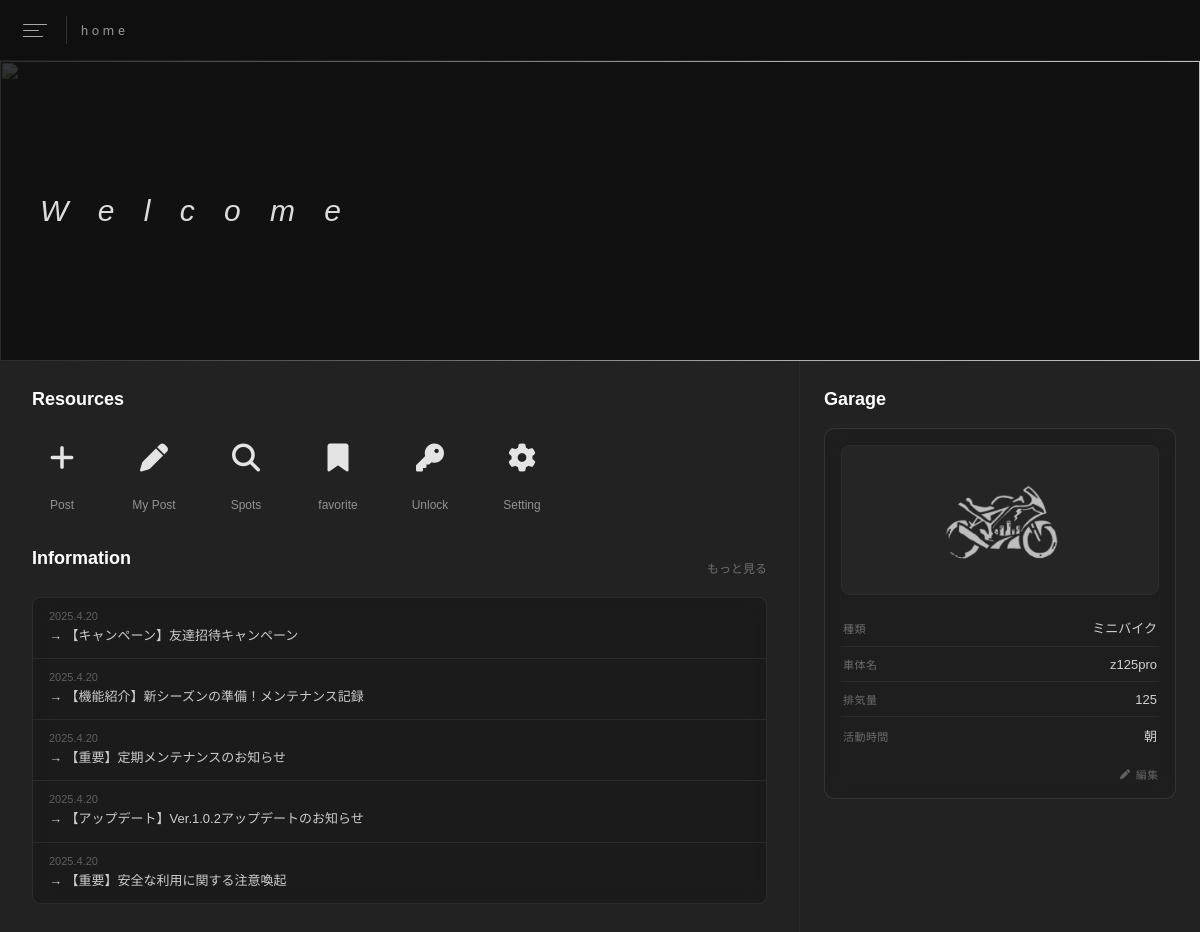
The page /dashboard (signed in) on the database as committed earlier.
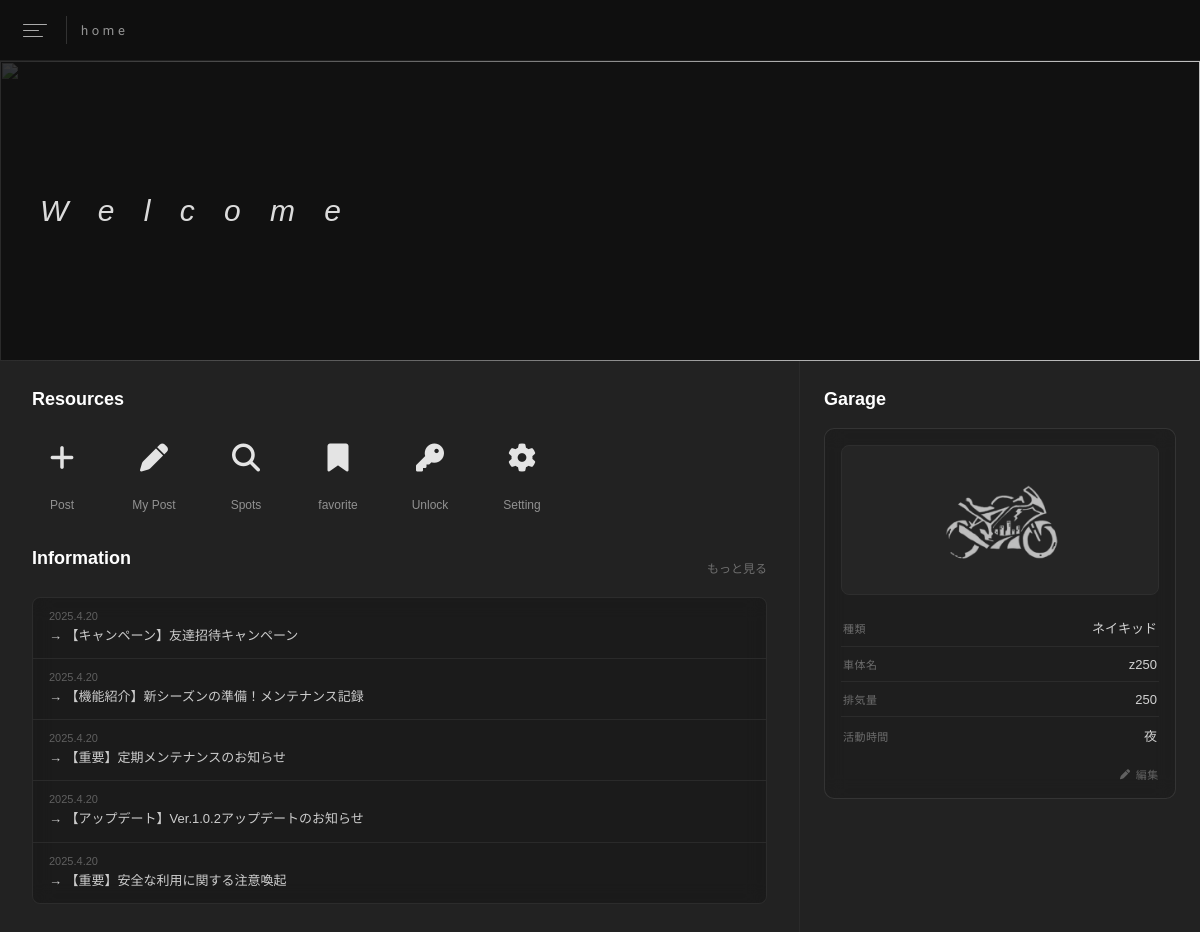
The same page on the database as committed later.
### models.py (models this page shows, shortened)
class User(UserMixin, db.Model):
    __tablename__ = "users"
    user_id: Mapped[int] = mapped_column(
        BigInteger,
        primary_key=True,
        autoincrement=True
    )
    user_name: Mapped[str] = mapped_column(
        String(255),
        nullable=False
    )
    email: Mapped[str] = mapped_column(
        String(255),
        unique=True,
        nullable=False
    )
    password: Mapped[str] = mapped_column(
        String(255),
        nullable=False
    )
    bike_type: Mapped[str] = mapped_column(
        Enum(
            "アメリカン",
            "ストリート",
            "オールドルック",
            "ミニバイク",
            "ネイキッド",
            "スポーツ/レプリカ",
            "オフロード",
            "スクーター(51cc以上)",
            "スクーター(50cc以下)",
            "ツアラー",
            "アドベンチャー",
            "スクランブラー",
            "コンペティション",
            "トライク",
            "EV"
        ),
        nullable=True
    )
    bike_name: Mapped[str] = mapped_column(
        String(255),
        nullable=True
    )
    bike_power: Mapped[int] = mapped_column(
        Integer,
        nullable=True
    )
    active_time: Mapped[str] = mapped_column(
        Enum(
            "morning", # 朝
            "day",     # 昼間
            "evening", # 夕方
            "night"    # 夜
        ),
        nullable=True
    )
    ticket_count: Mapped[int] = mapped_column(
        BigInteger,
        nullable=False
    )

### routes.py (the view)
    @app.route('/dashboard')
    @login_required
    def dashboard():
        bike_type  = current_user.bike_type
        bike_name  = current_user.bike_name
        bike_power = current_user.bike_power
        match current_user.active_time:
            case "morning":
                active_time = "朝"
            case "day":
                active_time = "昼"
            case "evening":
                active_time = "夕方"
            case "night":
                active_time = "夜"
            case _:
                active_time = "未設定"
        return render_template('home.html', bike_type=bike_type, bike_name=bike_name, bike_power=bike_power, active_time=active_time, ticket_count=current_user.ticket_count)

### app.py (called while the page is built)
def create_app():
    app = Flask(__name__)
    app.config['SQLALCHEMY_DATABASE_URI'] = 'sqlite:///u22.db'
    app.config['SECRET_KEY'] = os.getenv('SECRET_KEY')
    app.config["PERMANENT_SESSION_LIFETIME"] = timedelta(hours=5)
    db.init_app(app)
    login_manager.init_app(app)
    login_manager.login_view = "signin"
    @login_manager.user_loader
    def load_user(user_id):
        return db.session.get(User, int(user_id))
    register_routes(app)
    return app

### templates/home.html (shortened to what this page needs)
<!DOCTYPE html>
<html lang="ja">
<head>
  <link rel="stylesheet" href="https://cdnjs.cloudflare.com/ajax/libs/font-awesome/6.5.0/css/all.min.css">
  <link rel="stylesheet" href="/static/css/base.css">
  <link rel="stylesheet" href="/static/css/home.css">
</head>
<body>
<div id="home-page" class="page active">
  <header class="home-header">
    <button class="hamburger" onclick="openDrawer()"><span></span><span></span><span></span></button>
    <span class="region-badge">home</span>
  </header>
  <div class="welcome-banner">
    <img class="banner-img" src="/static/images/small.png" alt="">
    <div class="banner-grad"></div>
    <div class="welcome-text">W e l c o m e</div>
  </div>
  <div class="home-body">
    <div class="left-col">
      <div class="resources-section">
        <div class="section-title">Resources</div>
        <div class="resources-row">
          <a class="res-item" href="{{ url_for('post') }}">
            <div class="res-icon"><i class="fa fa-plus"></i></div>
            <span class="res-label">Post</span>
          </a>
          <a class="res-item" href="{{ url_for('post_list') }}">
            <div class="res-icon"><i class="fa fa-pen"></i></div>
            <span class="res-label">My Post</span>
          </a>
          <a class="res-item" href="{{ url_for('spots') }}">
            <div class="res-icon"><i class="fa fa-search"></i></div>
            <span class="res-label">Spots</span>
          </a>
          <a class="res-item" href="{{ url_for('favorite') }}">
            <div class="res-icon"><i class="fa fa-bookmark"></i></div>
            <span class="res-label">favorite</span>
          </a>
          <a class="res-item" href="{{ url_for('map') }}">
            <div class="res-icon"><i class="fa fa-key"></i></div>
            <span class="res-label">Unlock</span>
          </a>
          <a class="res-item" href="{{ url_for('settings') }}">
            <div class="res-icon"><i class="fa fa-cog"></i></div>
            <span class="res-label">Setting</span>
          </a>
        </div>
      </div>
      <div class="info-section">
        <div class="info-head">
          <div class="section-title">Information</div>
          <span class="info-more">もっと見る</span>
        </div>
        <div class="info-list">
          <div class="info-row">
            <div class="info-date">2025.4.20</div>
            <div class="info-title">→ 【キャンペーン】友達招待キャンペーン</div>
          </div>
          <div class="info-row">
            <div class="info-date">2025.4.20</div>
            <div class="info-title">→ 【機能紹介】新シーズンの準備！メンテナンス記録</div>
          </div>
          <div class="info-row">
            <div class="info-date">2025.4.20</div>
            <div class="info-title">→ 【重要】定期メンテナンスのお知らせ</div>
          </div>
          <div class="info-row">
            <div class="info-date">2025.4.20</div>
            <div class="info-title">→ 【アップデート】Ver.1.0.2アップデートのお知らせ</div>
          </div>
          <div class="info-row">
            <div class="info-date">2025.4.20</div>
            <div class="info-title">→ 【重要】安全な利用に関する注意喚起</div>
          </div>
        </div>
      </div>
    </div>
    <div class="right-col">
      <div class="section-title">Garage</div>
      <div class="garage-card">
        <div class="garage-bike-wrap">
          <img src="/static/images/icon.png" alt="バイク">
        </div>
        <div class="garage-fields">
          <div class="garage-row">
            <span class="garage-label">種類</span>
            <span class="garage-value">{{ bike_type or '—' }}</span>
          </div>
          <div class="garage-row">
            <span class="garage-label">車体名</span>
            <span class="garage-value">{{ bike_name or '—' }}</span>
          </div>
          <div class="garage-row">
            <span class="garage-label">排気量</span>
            <span class="garage-value">{{ bike_power or '—' }}</span>
          </div>
          <div class="garage-row">
            <span class="garage-label">活動時間</span>
            <span class="garage-value">{{ active_time or '—' }}</span>
          </div>
        </div>
        <a class="garage-edit-link" href="{{ url_for('settings') }}">
          <i class="fa fa-pen"></i> 編集
        </a>
      </div>
    </div>
  </div>
</div>
</body>
</html>

### static/css/base.css (style rules this page uses)
*, *::before, *::after { margin: 0; padding: 0; box-sizing: border-box; }
body { font-family: 'Hiragino Sans', 'Yu Gothic UI', 'Meiryo', 'Noto Sans JP', sans-serif; background: #111; overflow-x: hidden; }
.page { display: none; opacity: 0; }
.page.active { display: block; animation: fadeIn 0.5s ease forwards; }
.hamburger { background: none; border: none; cursor: pointer; padding: 6px 5px; display: flex; flex-direction: column; justify-content: center; gap: 5px; width: 34px; height: 34px; border-radius: 6px; transition: background 0.2s; flex-shrink: 0; }
.hamburger span { display: block; height: 1px; background: rgba(255,255,255,0.65); border-radius: 1px; transition: width 0.2s, background 0.2s; }
.hamburger span:nth-child(1) { width: 100%; }
.hamburger span:nth-child(2) { width: 68%; }
.hamburger span:nth-child(3) { width: 84%; }
.region-badge { font-size: 13px; font-family: 'Raleway', sans-serif; font-weight: 200; color: rgba(255,255,255,0.55); letter-spacing: 0.28em; text-transform: lowercase; }

Rows that differ between the two databases and show on the page:
changed User: bike_type "ミニバイク" → "ネイキッド"; bike_name "z125pro" → "z250"
Other text that changed with them:
{{ bike_power or '—' }}: "125" → "250"
{{ active_time or '—' }}: "朝" → "夜"
